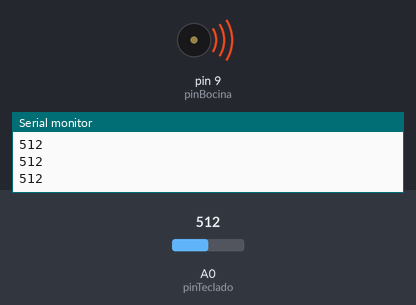
Recording of a sketch running on a simulated Arduino Uno, built with avr-gcc and run on an emulated ATmega328P. Shown: buzzer (waves = sounding), the last lines printed to the serial monitor. The test bench sets the inputs (shaded band); at power-on: A0 (pinTeclado) = 512.

Above: at 1.2 s.
1.3 s: A0 (pinTeclado) set to 159
At 2.1 s:
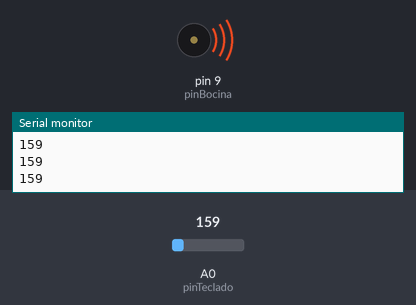
2.8 s: A0 (pinTeclado) set to 138
At 3.2 s:
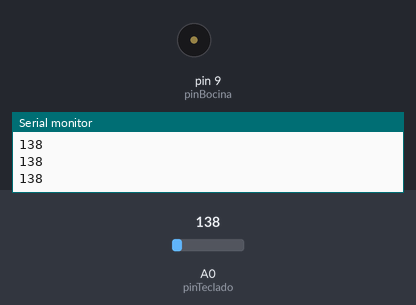
4.3 s: A0 (pinTeclado) set to 160
At 5.5 s:
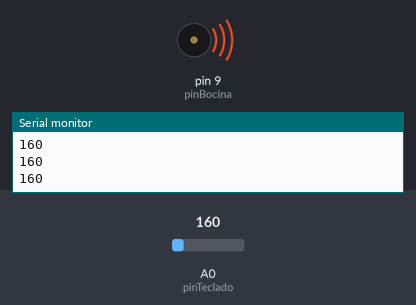
5.8 s: A0 (pinTeclado) set to 140
At 6.6 s:
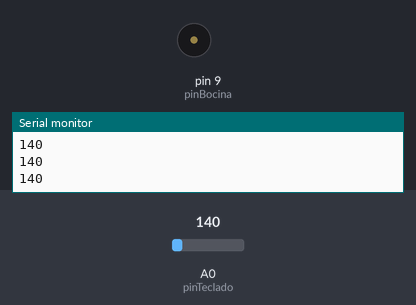
Timing chart, 0 to 8.3 s (numbered marks = the images above; inputs shaded):
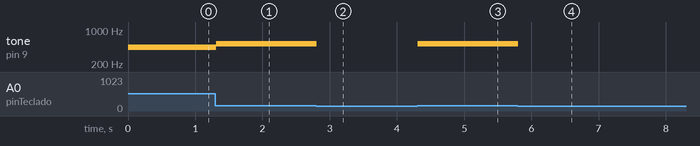

Measured:
- the behaviour switches between 151 and 150 on A0 (pinTeclado) (found by bisection; images 1 and 2)
- after the input at 1.3 s, tone on pin 9 (pinBocina): 440 Hz → 523 Hz at once
- after the input at 2.8 s, tone on pin 9 (pinBocina): 523 Hz → silent at once
- after the input at 4.3 s, tone on pin 9 (pinBocina): silent → 523 Hz at once
- after the input at 5.8 s, tone on pin 9 (pinBocina): 523 Hz → silent at once

The sketch:

teclado.ino
```cpp
const int pinTeclado = A0;
const int pinBocina = 9;

void setup() {
  Serial.begin(9600);
}

void loop() {
  int valor = analogRead(pinTeclado);

  Serial.println(valor);

  if (valor > 885) {
    tone(pinBocina, 262);  // Do4
  }
  else if (valor > 804) {
    tone(pinBocina, 294);  // Re4
  }
  else if (valor > 733) {
    tone(pinBocina, 330);  // Mi4
  }
  else if (valor > 653) {
    tone(pinBocina, 349);  // Fa4
  }
  else if (valor > 560) {
    tone(pinBocina, 392);  // Sol4
  }
  else if (valor > 460) {
    tone(pinBocina, 440);  // La4
  }
  else if (valor > 364) {
    tone(pinBocina, 494);  // Si4
  }
  else if (valor > 150) {
    tone(pinBocina, 523);  // Do5
  }
  else {
    noTone(pinBocina);
  }

  delay(10);
}
```
